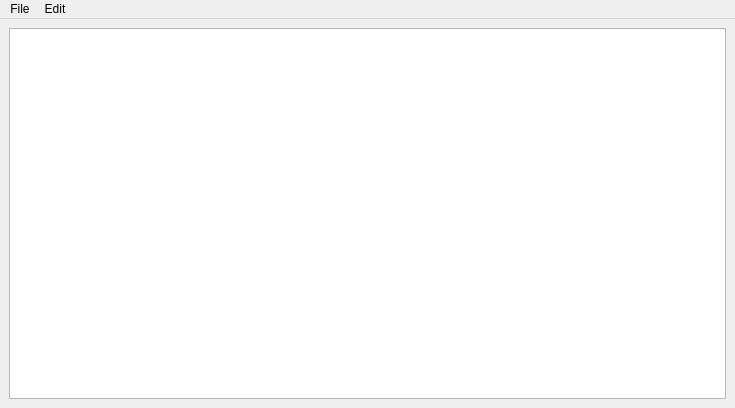
<?xml version="1.0" encoding="UTF-8"?>
<ui version="4.0">
 <class>ChartOfAccountsWindow</class>
 <widget class="QMainWindow" name="ChartOfAccountsWindow">
  <property name="geometry">
   <rect>
    <x>0</x>
    <y>0</y>
    <width>735</width>
    <height>408</height>
   </rect>
  </property>
  <property name="windowTitle">
   <string>Chart of Accounts</string>
  </property>
  <widget class="QWidget" name="centralwidget">
   <layout class="QGridLayout" name="gridLayout">
    <item row="0" column="0">
     <widget class="QTreeView" name="treeView">
      <property name="indentation">
       <number>0</number>
      </property>
      <property name="sortingEnabled">
       <bool>true</bool>
      </property>
     </widget>
    </item>
   </layout>
  </widget>
  <widget class="QMenuBar" name="menuBar">
   <property name="geometry">
    <rect>
     <x>0</x>
     <y>0</y>
     <width>735</width>
     <height>30</height>
    </rect>
   </property>
   <widget class="QMenu" name="menuFile">
    <property name="title">
     <string>File</string>
    </property>
    <addaction name="actionQuit"/>
   </widget>
   <widget class="QMenu" name="menuEdit">
    <property name="title">
     <string>Edit</string>
    </property>
    <addaction name="actionAdd_Account"/>
    <addaction name="actionAdd_Default_Accounts"/>
   </widget>
   <addaction name="menuFile"/>
   <addaction name="menuEdit"/>
  </widget>
  <action name="actionQuit">
   <property name="text">
    <string>&amp;Quit</string>
   </property>
  </action>
  <action name="actionAdd_Account">
   <property name="text">
    <string>Add Account</string>
   </property>
  </action>
  <action name="actionAdd_Default_Accounts">
   <property name="text">
    <string>Add Default Accounts</string>
   </property>
  </action>
 </widget>
 <resources/>
 <connections>
  <connection>
   <sender>actionQuit</sender>
   <signal>triggered()</signal>
   <receiver>ChartOfAccountsWindow</receiver>
   <slot>close()</slot>
   <hints>
    <hint type="sourcelabel">
     <x>-1</x>
     <y>-1</y>
    </hint>
    <hint type="destinationlabel">
     <x>367</x>
     <y>203</y>
    </hint>
   </hints>
  </connection>
 </connections>
</ui>
